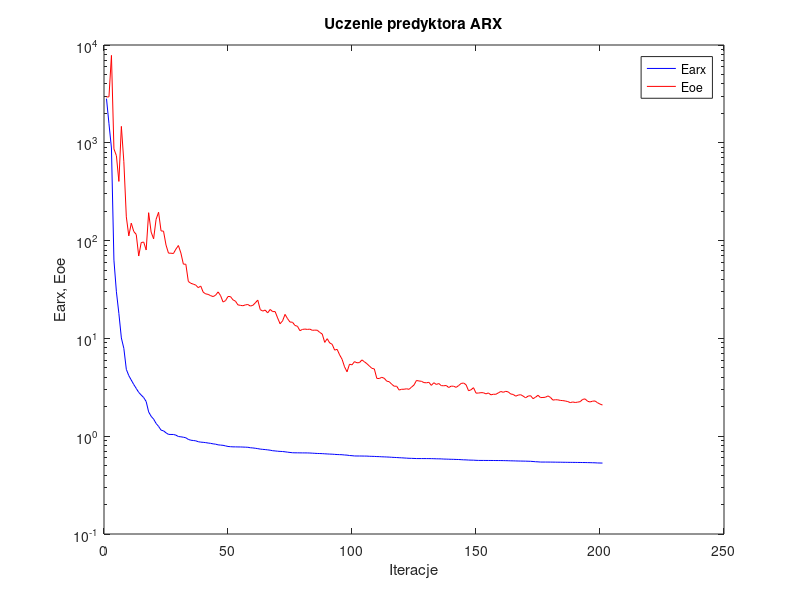
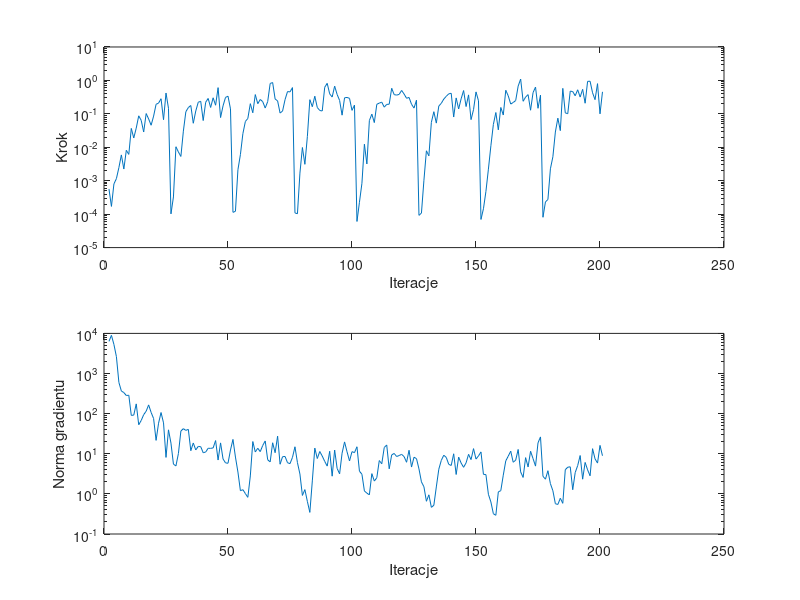

Write the MATLAB code that produced these figures, in order.
%uczenie predyktora arx
clear all;
n=0; farx(n+1)=2.828062e+003; foe(n+1)=2.939435e+003; wspucz(n+1)=0.000000e+000; ng(n+1)=0.000000e+000;
%odnowa zmiennej metryki
n=1; farx(n+1)=1.567701e+003; foe(n+1)=2.952680e+003; krok(n+1)=5.643799e-004; ng(n+1)=6.329611e+003;
n=2; farx(n+1)=8.850509e+002; foe(n+1)=7.830975e+003; krok(n+1)=1.705607e-004; ng(n+1)=8.946347e+003;
n=3; farx(n+1)=6.313217e+001; foe(n+1)=8.672068e+002; krok(n+1)=8.031637e-004; ng(n+1)=5.293663e+003;
n=4; farx(n+1)=2.997120e+001; foe(n+1)=7.381276e+002; krok(n+1)=1.155113e-003; ng(n+1)=2.638344e+003;
n=5; farx(n+1)=1.795436e+001; foe(n+1)=4.030336e+002; krok(n+1)=2.464960e-003; ng(n+1)=6.001754e+002;
n=6; farx(n+1)=1.010795e+001; foe(n+1)=1.471769e+003; krok(n+1)=5.915258e-003; ng(n+1)=3.662852e+002;
n=7; farx(n+1)=7.904944e+000; foe(n+1)=6.402805e+002; krok(n+1)=2.239224e-003; ng(n+1)=3.351631e+002;
n=8; farx(n+1)=4.827180e+000; foe(n+1)=1.748628e+002; krok(n+1)=8.130648e-003; ng(n+1)=2.827650e+002;
n=9; farx(n+1)=4.161605e+000; foe(n+1)=1.117164e+002; krok(n+1)=6.130766e-003; ng(n+1)=2.876675e+002;
n=10; farx(n+1)=3.748563e+000; foe(n+1)=1.508160e+002; krok(n+1)=3.670029e-002; ng(n+1)=9.045751e+001;
n=11; farx(n+1)=3.376406e+000; foe(n+1)=1.239602e+002; krok(n+1)=1.900448e-002; ng(n+1)=9.187122e+001;
n=12; farx(n+1)=3.079764e+000; foe(n+1)=1.155908e+002; krok(n+1)=3.754388e-002; ng(n+1)=1.750018e+002;
n=13; farx(n+1)=2.804626e+000; foe(n+1)=6.954641e+001; krok(n+1)=8.732707e-002; ng(n+1)=5.286245e+001;
n=14; farx(n+1)=2.635881e+000; foe(n+1)=9.549340e+001; krok(n+1)=6.392790e-002; ng(n+1)=6.756884e+001;
n=15; farx(n+1)=2.484108e+000; foe(n+1)=9.670378e+001; krok(n+1)=2.868906e-002; ng(n+1)=9.422215e+001;
n=16; farx(n+1)=2.263371e+000; foe(n+1)=8.015891e+001; krok(n+1)=1.020821e-001; ng(n+1)=1.149501e+002;
n=17; farx(n+1)=1.772482e+000; foe(n+1)=1.929186e+002; krok(n+1)=7.039776e-002; ng(n+1)=1.651608e+002;
n=18; farx(n+1)=1.597332e+000; foe(n+1)=1.223885e+002; krok(n+1)=4.568872e-002; ng(n+1)=1.072797e+002;
n=19; farx(n+1)=1.496364e+000; foe(n+1)=1.043319e+002; krok(n+1)=8.554146e-002; ng(n+1)=7.541346e+001;
n=20; farx(n+1)=1.350527e+000; foe(n+1)=1.649598e+002; krok(n+1)=1.933624e-001; ng(n+1)=2.155841e+001;
n=21; farx(n+1)=1.259571e+000; foe(n+1)=1.949274e+002; krok(n+1)=2.094296e-001; ng(n+1)=5.779791e+001;
n=22; farx(n+1)=1.154596e+000; foe(n+1)=1.257668e+002; krok(n+1)=2.833785e-001; ng(n+1)=1.066346e+002;
n=23; farx(n+1)=1.134067e+000; foe(n+1)=1.248850e+002; krok(n+1)=6.680629e-002; ng(n+1)=5.883486e+001;
n=24; farx(n+1)=1.083501e+000; foe(n+1)=9.016951e+001; krok(n+1)=4.195659e-001; ng(n+1)=8.113442e+000;
n=25; farx(n+1)=1.043705e+000; foe(n+1)=7.443701e+001; krok(n+1)=1.467726e-001; ng(n+1)=3.947091e+001;
%odnowa zmiennej metryki
n=26; farx(n+1)=1.041755e+000; foe(n+1)=7.432456e+001; krok(n+1)=1.020120e-004; ng(n+1)=1.840185e+001;
n=27; farx(n+1)=1.041252e+000; foe(n+1)=7.380750e+001; krok(n+1)=3.270787e-004; ng(n+1)=5.515975e+000;
n=28; farx(n+1)=1.025010e+000; foe(n+1)=8.190020e+001; krok(n+1)=1.038090e-002; ng(n+1)=4.971291e+000;
n=29; farx(n+1)=9.926560e-001; foe(n+1)=8.905800e+001; krok(n+1)=7.242402e-003; ng(n+1)=1.011035e+001;
n=30; farx(n+1)=9.858226e-001; foe(n+1)=7.466203e+001; krok(n+1)=5.320104e-003; ng(n+1)=3.692778e+001;
n=31; farx(n+1)=9.764688e-001; foe(n+1)=5.746157e+001; krok(n+1)=3.039725e-002; ng(n+1)=4.218721e+001;
n=32; farx(n+1)=9.634544e-001; foe(n+1)=5.734420e+001; krok(n+1)=1.158784e-001; ng(n+1)=3.826824e+001;
n=33; farx(n+1)=9.272496e-001; foe(n+1)=3.823917e+001; krok(n+1)=1.540084e-001; ng(n+1)=4.060421e+001;
n=34; farx(n+1)=9.099301e-001; foe(n+1)=3.661644e+001; krok(n+1)=1.778431e-001; ng(n+1)=1.191571e+001;
n=35; farx(n+1)=9.036187e-001; foe(n+1)=3.588757e+001; krok(n+1)=5.234463e-002; ng(n+1)=1.857693e+001;
n=36; farx(n+1)=8.970207e-001; foe(n+1)=3.506592e+001; krok(n+1)=1.215719e-001; ng(n+1)=1.245721e+001;
n=37; farx(n+1)=8.780305e-001; foe(n+1)=3.303649e+001; krok(n+1)=2.224108e-001; ng(n+1)=1.523345e+001;
n=38; farx(n+1)=8.697506e-001; foe(n+1)=3.430392e+001; krok(n+1)=2.370960e-001; ng(n+1)=1.500354e+001;
n=39; farx(n+1)=8.655006e-001; foe(n+1)=2.968242e+001; krok(n+1)=6.306675e-002; ng(n+1)=1.060216e+001;
n=40; farx(n+1)=8.598334e-001; foe(n+1)=2.853314e+001; krok(n+1)=2.223238e-001; ng(n+1)=1.104381e+001;
n=41; farx(n+1)=8.515018e-001; foe(n+1)=2.818959e+001; krok(n+1)=2.889625e-001; ng(n+1)=1.372193e+001;
n=42; farx(n+1)=8.451254e-001; foe(n+1)=2.735351e+001; krok(n+1)=1.551821e-001; ng(n+1)=1.361867e+001;
n=43; farx(n+1)=8.351001e-001; foe(n+1)=2.677695e+001; krok(n+1)=3.023171e-001; ng(n+1)=1.398419e+001;
n=44; farx(n+1)=8.289133e-001; foe(n+1)=2.763726e+001; krok(n+1)=1.812098e-001; ng(n+1)=2.133477e+001;
n=45; farx(n+1)=8.159647e-001; foe(n+1)=2.986955e+001; krok(n+1)=6.083508e-001; ng(n+1)=6.979894e+000;
n=46; farx(n+1)=8.111533e-001; foe(n+1)=2.740347e+001; krok(n+1)=7.746905e-002; ng(n+1)=1.865164e+001;
n=47; farx(n+1)=8.066203e-001; foe(n+1)=2.355381e+001; krok(n+1)=1.738735e-001; ng(n+1)=7.413644e+000;
n=48; farx(n+1)=7.960271e-001; foe(n+1)=2.433070e+001; krok(n+1)=3.106282e-001; ng(n+1)=5.921593e+000;
n=49; farx(n+1)=7.853993e-001; foe(n+1)=2.682959e+001; krok(n+1)=3.372291e-001; ng(n+1)=5.797985e+000;
n=50; farx(n+1)=7.812277e-001; foe(n+1)=2.675672e+001; krok(n+1)=1.407955e-001; ng(n+1)=1.240813e+001;
%odnowa zmiennej metryki
n=51; farx(n+1)=7.782741e-001; foe(n+1)=2.479881e+001; krok(n+1)=1.133097e-004; ng(n+1)=2.276551e+001;
n=52; farx(n+1)=7.779028e-001; foe(n+1)=2.404375e+001; krok(n+1)=1.219597e-004; ng(n+1)=8.273065e+000;
n=53; farx(n+1)=7.766654e-001; foe(n+1)=2.201341e+001; krok(n+1)=2.129131e-003; ng(n+1)=3.502634e+000;
n=54; farx(n+1)=7.762999e-001; foe(n+1)=2.177647e+001; krok(n+1)=6.035177e-003; ng(n+1)=1.199747e+000;
n=55; farx(n+1)=7.744203e-001; foe(n+1)=2.157304e+001; krok(n+1)=2.556569e-002; ng(n+1)=1.273076e+000;
n=56; farx(n+1)=7.725218e-001; foe(n+1)=2.200662e+001; krok(n+1)=5.908701e-002; ng(n+1)=1.017883e+000;
n=57; farx(n+1)=7.705301e-001; foe(n+1)=2.221128e+001; krok(n+1)=7.302728e-002; ng(n+1)=8.204372e-001;
n=58; farx(n+1)=7.621599e-001; foe(n+1)=2.141933e+001; krok(n+1)=2.016994e-001; ng(n+1)=2.800531e+000;
n=59; farx(n+1)=7.587299e-001; foe(n+1)=2.175525e+001; krok(n+1)=1.077557e-001; ng(n+1)=2.015743e+001;
n=60; farx(n+1)=7.529142e-001; foe(n+1)=2.308491e+001; krok(n+1)=3.772555e-001; ng(n+1)=1.110804e+001;
n=61; farx(n+1)=7.461671e-001; foe(n+1)=2.464237e+001; krok(n+1)=2.010759e-001; ng(n+1)=1.371076e+001;
n=62; farx(n+1)=7.383854e-001; foe(n+1)=1.970810e+001; krok(n+1)=2.693058e-001; ng(n+1)=1.130973e+001;
n=63; farx(n+1)=7.336289e-001; foe(n+1)=1.902300e+001; krok(n+1)=2.320583e-001; ng(n+1)=1.608385e+001;
n=64; farx(n+1)=7.298513e-001; foe(n+1)=1.949649e+001; krok(n+1)=1.494116e-001; ng(n+1)=2.086902e+001;
n=65; farx(n+1)=7.249674e-001; foe(n+1)=1.821650e+001; krok(n+1)=2.317569e-001; ng(n+1)=7.080470e+000;
n=66; farx(n+1)=7.192945e-001; foe(n+1)=1.977840e+001; krok(n+1)=8.094987e-001; ng(n+1)=6.270107e+000;
n=67; farx(n+1)=7.107419e-001; foe(n+1)=1.879513e+001; krok(n+1)=8.635342e-001; ng(n+1)=1.879179e+001;
n=68; farx(n+1)=7.072711e-001; foe(n+1)=1.881031e+001; krok(n+1)=2.785378e-001; ng(n+1)=1.062181e+001;
n=69; farx(n+1)=7.021871e-001; foe(n+1)=1.620146e+001; krok(n+1)=2.440422e-001; ng(n+1)=2.742305e+001;
n=70; farx(n+1)=6.992455e-001; foe(n+1)=1.411738e+001; krok(n+1)=1.057221e-001; ng(n+1)=5.481117e+000;
n=71; farx(n+1)=6.973106e-001; foe(n+1)=1.510485e+001; krok(n+1)=1.212885e-001; ng(n+1)=8.446702e+000;
n=72; farx(n+1)=6.927430e-001; foe(n+1)=1.760456e+001; krok(n+1)=2.663792e-001; ng(n+1)=8.569755e+000;
n=73; farx(n+1)=6.868770e-001; foe(n+1)=1.592850e+001; krok(n+1)=4.641165e-001; ng(n+1)=5.979920e+000;
n=74; farx(n+1)=6.821641e-001; foe(n+1)=1.469756e+001; krok(n+1)=4.536385e-001; ng(n+1)=5.671054e+000;
n=75; farx(n+1)=6.776239e-001; foe(n+1)=1.464057e+001; krok(n+1)=6.101385e-001; ng(n+1)=8.132718e+000;
%odnowa zmiennej metryki
n=76; farx(n+1)=6.764193e-001; foe(n+1)=1.356240e+001; krok(n+1)=1.089132e-004; ng(n+1)=1.492683e+001;
n=77; farx(n+1)=6.762483e-001; foe(n+1)=1.331144e+001; krok(n+1)=1.028627e-004; ng(n+1)=6.012927e+000;
n=78; farx(n+1)=6.755377e-001; foe(n+1)=1.198861e+001; krok(n+1)=1.686590e-003; ng(n+1)=3.119057e+000;
n=79; farx(n+1)=6.751192e-001; foe(n+1)=1.235163e+001; krok(n+1)=9.852969e-003; ng(n+1)=9.143690e-001;
n=80; farx(n+1)=6.748797e-001; foe(n+1)=1.246078e+001; krok(n+1)=3.096691e-003; ng(n+1)=1.278200e+000;
n=81; farx(n+1)=6.745019e-001; foe(n+1)=1.235973e+001; krok(n+1)=2.085765e-002; ng(n+1)=6.499929e-001;
n=82; farx(n+1)=6.731438e-001; foe(n+1)=1.244146e+001; krok(n+1)=2.656312e-001; ng(n+1)=3.457281e-001;
n=83; farx(n+1)=6.707358e-001; foe(n+1)=1.209998e+001; krok(n+1)=1.634459e-001; ng(n+1)=2.110240e+000;
n=84; farx(n+1)=6.683545e-001; foe(n+1)=1.215320e+001; krok(n+1)=3.372291e-001; ng(n+1)=1.385009e+001;
n=85; farx(n+1)=6.660769e-001; foe(n+1)=1.212023e+001; krok(n+1)=1.553141e-001; ng(n+1)=7.603680e+000;
n=86; farx(n+1)=6.650628e-001; foe(n+1)=1.151668e+001; krok(n+1)=1.261335e-001; ng(n+1)=1.138203e+001;
n=87; farx(n+1)=6.634700e-001; foe(n+1)=1.108317e+001; krok(n+1)=1.220399e-001; ng(n+1)=8.764529e+000;
n=88; farx(n+1)=6.608435e-001; foe(n+1)=9.105365e+000; krok(n+1)=6.236064e-001; ng(n+1)=6.450328e+000;
n=89; farx(n+1)=6.586221e-001; foe(n+1)=9.932605e+000; krok(n+1)=8.179879e-001; ng(n+1)=4.921116e+000;
n=90; farx(n+1)=6.564008e-001; foe(n+1)=8.987587e+000; krok(n+1)=3.963116e-001; ng(n+1)=1.152591e+001;
n=91; farx(n+1)=6.549984e-001; foe(n+1)=8.709554e+000; krok(n+1)=3.183983e-001; ng(n+1)=2.761218e+000;
n=92; farx(n+1)=6.520669e-001; foe(n+1)=7.590164e+000; krok(n+1)=6.744582e-001; ng(n+1)=1.239274e+001;
n=93; farx(n+1)=6.494568e-001; foe(n+1)=7.731442e+000; krok(n+1)=3.805404e-001; ng(n+1)=4.305992e+000;
n=94; farx(n+1)=6.480231e-001; foe(n+1)=6.793731e+000; krok(n+1)=2.522670e-001; ng(n+1)=3.159626e+000;
n=95; farx(n+1)=6.466895e-001; foe(n+1)=6.114865e+000; krok(n+1)=9.137743e-002; ng(n+1)=1.034526e+001;
n=96; farx(n+1)=6.426256e-001; foe(n+1)=5.117651e+000; krok(n+1)=3.019693e-001; ng(n+1)=1.974023e+001;
n=97; farx(n+1)=6.404694e-001; foe(n+1)=4.554672e+000; krok(n+1)=3.098659e-001; ng(n+1)=1.120131e+001;
n=98; farx(n+1)=6.346732e-001; foe(n+1)=5.448813e+000; krok(n+1)=2.906512e-001; ng(n+1)=6.603530e+000;
n=99; farx(n+1)=6.322187e-001; foe(n+1)=5.367380e+000; krok(n+1)=1.271551e-001; ng(n+1)=1.129435e+001;
n=100; farx(n+1)=6.281495e-001; foe(n+1)=5.787305e+000; krok(n+1)=1.827549e-001; ng(n+1)=1.066550e+001;
%odnowa zmiennej metryki
n=101; farx(n+1)=6.275533e-001; foe(n+1)=5.632172e+000; krok(n+1)=6.047525e-005; ng(n+1)=1.494166e+001;
n=102; farx(n+1)=6.274370e-001; foe(n+1)=5.653264e+000; krok(n+1)=2.266194e-004; ng(n+1)=3.683230e+000;
n=103; farx(n+1)=6.270427e-001; foe(n+1)=6.029480e+000; krok(n+1)=8.375096e-004; ng(n+1)=3.086335e+000;
n=104; farx(n+1)=6.263038e-001; foe(n+1)=5.765440e+000; krok(n+1)=1.238474e-002; ng(n+1)=1.184283e+000;
n=105; farx(n+1)=6.261130e-001; foe(n+1)=5.515392e+000; krok(n+1)=3.174920e-003; ng(n+1)=1.043285e+000;
n=106; farx(n+1)=6.235215e-001; foe(n+1)=5.220376e+000; krok(n+1)=6.287977e-002; ng(n+1)=9.467137e-001;
n=107; farx(n+1)=6.224130e-001; foe(n+1)=4.947883e+000; krok(n+1)=9.809225e-002; ng(n+1)=3.196450e+000;
n=108; farx(n+1)=6.214569e-001; foe(n+1)=4.875135e+000; krok(n+1)=5.483245e-002; ng(n+1)=2.086055e+000;
n=109; farx(n+1)=6.191861e-001; foe(n+1)=3.900870e+000; krok(n+1)=1.934788e-001; ng(n+1)=2.521677e+000;
n=110; farx(n+1)=6.182883e-001; foe(n+1)=3.886116e+000; krok(n+1)=2.093785e-001; ng(n+1)=6.777668e+000;
n=111; farx(n+1)=6.158067e-001; foe(n+1)=4.002256e+000; krok(n+1)=2.239477e-001; ng(n+1)=5.629303e+000;
n=112; farx(n+1)=6.147337e-001; foe(n+1)=3.910809e+000; krok(n+1)=1.587379e-001; ng(n+1)=1.432532e+001;
n=113; farx(n+1)=6.130410e-001; foe(n+1)=3.656024e+000; krok(n+1)=1.919189e-001; ng(n+1)=1.655020e+001;
n=114; farx(n+1)=6.113702e-001; foe(n+1)=3.608090e+000; krok(n+1)=1.942977e-001; ng(n+1)=4.218854e+000;
n=115; farx(n+1)=6.088483e-001; foe(n+1)=3.403459e+000; krok(n+1)=5.819545e-001; ng(n+1)=9.356480e+000;
n=116; farx(n+1)=6.068233e-001; foe(n+1)=3.243064e+000; krok(n+1)=3.762824e-001; ng(n+1)=1.018766e+001;
n=117; farx(n+1)=6.051139e-001; foe(n+1)=3.246516e+000; krok(n+1)=3.636509e-001; ng(n+1)=8.536880e+000;
n=118; farx(n+1)=6.027617e-001; foe(n+1)=2.963814e+000; krok(n+1)=3.819429e-001; ng(n+1)=9.027230e+000;
n=119; farx(n+1)=6.011276e-001; foe(n+1)=3.019204e+000; krok(n+1)=5.014424e-001; ng(n+1)=9.664021e+000;
n=120; farx(n+1)=5.989423e-001; foe(n+1)=3.020462e+000; krok(n+1)=3.923690e-001; ng(n+1)=8.498963e+000;
n=121; farx(n+1)=5.966784e-001; foe(n+1)=3.054356e+000; krok(n+1)=2.921091e-001; ng(n+1)=6.142829e+000;
n=122; farx(n+1)=5.945829e-001; foe(n+1)=3.016188e+000; krok(n+1)=3.098659e-001; ng(n+1)=1.221933e+001;
n=123; farx(n+1)=5.937056e-001; foe(n+1)=3.175338e+000; krok(n+1)=1.937164e-001; ng(n+1)=4.665257e+000;
n=124; farx(n+1)=5.924433e-001; foe(n+1)=3.340669e+000; krok(n+1)=1.490721e-001; ng(n+1)=8.190960e+000;
n=125; farx(n+1)=5.907414e-001; foe(n+1)=3.714292e+000; krok(n+1)=2.567403e-001; ng(n+1)=7.573631e+000;
%odnowa zmiennej metryki
n=126; farx(n+1)=5.906395e-001; foe(n+1)=3.670185e+000; krok(n+1)=9.210340e-005; ng(n+1)=4.198647e+000;
n=127; farx(n+1)=5.906205e-001; foe(n+1)=3.642189e+000; krok(n+1)=1.078966e-004; ng(n+1)=1.991565e+000;
n=128; farx(n+1)=5.905260e-001; foe(n+1)=3.532517e+000; krok(n+1)=1.031567e-003; ng(n+1)=1.505266e+000;
n=129; farx(n+1)=5.904034e-001; foe(n+1)=3.516438e+000; krok(n+1)=7.859971e-003; ng(n+1)=6.543398e-001;
n=130; farx(n+1)=5.901757e-001; foe(n+1)=3.554045e+000; krok(n+1)=5.548179e-003; ng(n+1)=9.476363e-001;
n=131; farx(n+1)=5.896898e-001; foe(n+1)=3.310299e+000; krok(n+1)=5.565015e-002; ng(n+1)=4.620260e-001;
n=132; farx(n+1)=5.888262e-001; foe(n+1)=3.521062e+000; krok(n+1)=1.160291e-001; ng(n+1)=5.203281e-001;
n=133; farx(n+1)=5.874186e-001; foe(n+1)=3.382875e+000; krok(n+1)=5.285294e-002; ng(n+1)=1.490095e+000;
n=134; farx(n+1)=5.869764e-001; foe(n+1)=3.455684e+000; krok(n+1)=1.713887e-001; ng(n+1)=4.117573e+000;
n=135; farx(n+1)=5.860984e-001; foe(n+1)=3.289455e+000; krok(n+1)=2.064051e-001; ng(n+1)=6.817308e+000;
n=136; farx(n+1)=5.838650e-001; foe(n+1)=3.278557e+000; krok(n+1)=2.762929e-001; ng(n+1)=9.194878e+000;
n=137; farx(n+1)=5.830245e-001; foe(n+1)=3.299544e+000; krok(n+1)=3.337297e-001; ng(n+1)=8.125761e+000;
n=138; farx(n+1)=5.819000e-001; foe(n+1)=3.146671e+000; krok(n+1)=3.963116e-001; ng(n+1)=5.464666e+000;
n=139; farx(n+1)=5.806285e-001; foe(n+1)=3.252546e+000; krok(n+1)=4.128102e-001; ng(n+1)=5.104255e+000;
n=140; farx(n+1)=5.799913e-001; foe(n+1)=3.241846e+000; krok(n+1)=8.035594e-002; ng(n+1)=9.983168e+000;
n=141; farx(n+1)=5.784167e-001; foe(n+1)=3.158597e+000; krok(n+1)=2.997685e-001; ng(n+1)=3.044280e+000;
n=142; farx(n+1)=5.776962e-001; foe(n+1)=3.294823e+000; krok(n+1)=1.400181e-001; ng(n+1)=8.252153e+000;
n=143; farx(n+1)=5.755727e-001; foe(n+1)=3.461596e+000; krok(n+1)=2.818076e-001; ng(n+1)=5.867074e+000;
n=144; farx(n+1)=5.734318e-001; foe(n+1)=3.497974e+000; krok(n+1)=4.979739e-001; ng(n+1)=4.597193e+000;
n=145; farx(n+1)=5.726532e-001; foe(n+1)=3.355289e+000; krok(n+1)=1.653712e-001; ng(n+1)=5.938937e+000;
n=146; farx(n+1)=5.703103e-001; foe(n+1)=2.915010e+000; krok(n+1)=3.691454e-001; ng(n+1)=9.678887e+000;
n=147; farx(n+1)=5.694246e-001; foe(n+1)=2.984025e+000; krok(n+1)=6.721749e-002; ng(n+1)=7.149364e+000;
n=148; farx(n+1)=5.686319e-001; foe(n+1)=3.133901e+000; krok(n+1)=1.335885e-001; ng(n+1)=1.342274e+001;
n=149; farx(n+1)=5.666808e-001; foe(n+1)=2.757987e+000; krok(n+1)=4.536903e-001; ng(n+1)=7.379920e+000;
n=150; farx(n+1)=5.655664e-001; foe(n+1)=2.762036e+000; krok(n+1)=2.465387e-001; ng(n+1)=8.819818e+000;
%odnowa zmiennej metryki
n=151; farx(n+1)=5.652269e-001; foe(n+1)=2.788123e+000; krok(n+1)=6.952670e-005; ng(n+1)=1.111610e+001;
n=152; farx(n+1)=5.651605e-001; foe(n+1)=2.781709e+000; krok(n+1)=1.451493e-004; ng(n+1)=3.070426e+000;
n=153; farx(n+1)=5.649295e-001; foe(n+1)=2.708367e+000; krok(n+1)=4.795028e-004; ng(n+1)=3.023908e+000;
n=154; farx(n+1)=5.648417e-001; foe(n+1)=2.768058e+000; krok(n+1)=2.218843e-003; ng(n+1)=9.770199e-001;
n=155; farx(n+1)=5.646288e-001; foe(n+1)=2.648356e+000; krok(n+1)=1.111520e-002; ng(n+1)=6.298177e-001;
n=156; farx(n+1)=5.643932e-001; foe(n+1)=2.685335e+000; krok(n+1)=4.818488e-002; ng(n+1)=3.207413e-001;
n=157; farx(n+1)=5.640087e-001; foe(n+1)=2.682708e+000; krok(n+1)=1.096481e-001; ng(n+1)=2.925231e-001;
n=158; farx(n+1)=5.639068e-001; foe(n+1)=2.772718e+000; krok(n+1)=3.329590e-002; ng(n+1)=1.121036e+000;
n=159; farx(n+1)=5.635566e-001; foe(n+1)=2.865458e+000; krok(n+1)=1.553141e-001; ng(n+1)=1.205464e+000;
n=160; farx(n+1)=5.630070e-001; foe(n+1)=2.812260e+000; krok(n+1)=9.228634e-002; ng(n+1)=2.930888e+000;
n=161; farx(n+1)=5.622378e-001; foe(n+1)=2.876338e+000; krok(n+1)=5.076342e-001; ng(n+1)=6.643870e+000;
n=162; farx(n+1)=5.613576e-001; foe(n+1)=2.836460e+000; krok(n+1)=3.457398e-001; ng(n+1)=8.713876e+000;
n=163; farx(n+1)=5.602452e-001; foe(n+1)=2.702022e+000; krok(n+1)=1.961845e-001; ng(n+1)=1.160992e+001;
n=164; farx(n+1)=5.596671e-001; foe(n+1)=2.672928e+000; krok(n+1)=2.188247e-001; ng(n+1)=6.145844e+000;
n=165; farx(n+1)=5.586432e-001; foe(n+1)=2.567112e+000; krok(n+1)=2.502888e-001; ng(n+1)=6.922468e+000;
n=166; farx(n+1)=5.576851e-001; foe(n+1)=2.631405e+000; krok(n+1)=6.761661e-001; ng(n+1)=1.280543e+001;
n=167; farx(n+1)=5.570294e-001; foe(n+1)=2.657307e+000; krok(n+1)=1.096368e+000; ng(n+1)=3.534045e+000;
n=168; farx(n+1)=5.563860e-001; foe(n+1)=2.572086e+000; krok(n+1)=2.378132e-001; ng(n+1)=2.569890e+000;
n=169; farx(n+1)=5.558049e-001; foe(n+1)=2.469793e+000; krok(n+1)=3.172699e-001; ng(n+1)=8.005764e+000;
n=170; farx(n+1)=5.547182e-001; foe(n+1)=2.569559e+000; krok(n+1)=3.762637e-001; ng(n+1)=4.693203e+000;
n=171; farx(n+1)=5.537625e-001; foe(n+1)=2.595683e+000; krok(n+1)=1.284644e-001; ng(n+1)=1.154000e+001;
n=172; farx(n+1)=5.513300e-001; foe(n+1)=2.420849e+000; krok(n+1)=4.310227e-001; ng(n+1)=7.578046e+000;
n=173; farx(n+1)=5.483698e-001; foe(n+1)=2.504235e+000; krok(n+1)=6.321212e-001; ng(n+1)=4.922688e+000;
n=174; farx(n+1)=5.468911e-001; foe(n+1)=2.621196e+000; krok(n+1)=1.467726e-001; ng(n+1)=1.871174e+001;
n=175; farx(n+1)=5.441270e-001; foe(n+1)=2.481169e+000; krok(n+1)=3.619199e-001; ng(n+1)=2.629322e+001;
%odnowa zmiennej metryki
n=176; farx(n+1)=5.440990e-001; foe(n+1)=2.488735e+000; krok(n+1)=8.074766e-005; ng(n+1)=2.747098e+000;
n=177; farx(n+1)=5.440470e-001; foe(n+1)=2.502211e+000; krok(n+1)=2.322394e-004; ng(n+1)=2.322509e+000;
n=178; farx(n+1)=5.438729e-001; foe(n+1)=2.582740e+000; krok(n+1)=2.752027e-004; ng(n+1)=3.780567e+000;
n=179; farx(n+1)=5.435921e-001; foe(n+1)=2.496460e+000; krok(n+1)=2.273260e-003; ng(n+1)=1.799611e+000;
n=180; farx(n+1)=5.432070e-001; foe(n+1)=2.340204e+000; krok(n+1)=5.207429e-003; ng(n+1)=1.197682e+000;
n=181; farx(n+1)=5.428090e-001; foe(n+1)=2.360515e+000; krok(n+1)=2.861011e-002; ng(n+1)=5.689258e-001;
n=182; farx(n+1)=5.422113e-001; foe(n+1)=2.353291e+000; krok(n+1)=7.431643e-002; ng(n+1)=5.445358e-001;
n=183; farx(n+1)=5.421632e-001; foe(n+1)=2.323369e+000; krok(n+1)=3.153338e-002; ng(n+1)=7.782286e-001;
n=184; farx(n+1)=5.413251e-001; foe(n+1)=2.311777e+000; krok(n+1)=5.786742e-001; ng(n+1)=5.814776e-001;
n=185; farx(n+1)=5.411089e-001; foe(n+1)=2.291333e+000; krok(n+1)=1.068981e-001; ng(n+1)=4.007757e+000;
n=186; farx(n+1)=5.404946e-001; foe(n+1)=2.260279e+000; krok(n+1)=1.011122e-001; ng(n+1)=4.622471e+000;
n=187; farx(n+1)=5.401861e-001; foe(n+1)=2.206100e+000; krok(n+1)=4.788369e-001; ng(n+1)=4.730110e+000;
n=188; farx(n+1)=5.398647e-001; foe(n+1)=2.238330e+000; krok(n+1)=4.641165e-001; ng(n+1)=1.269590e+000;
n=189; farx(n+1)=5.395519e-001; foe(n+1)=2.212071e+000; krok(n+1)=3.477470e-001; ng(n+1)=3.399173e+000;
n=190; farx(n+1)=5.390052e-001; foe(n+1)=2.230415e+000; krok(n+1)=5.249576e-001; ng(n+1)=5.082537e+000;
n=191; farx(n+1)=5.386619e-001; foe(n+1)=2.255492e+000; krok(n+1)=3.180725e-001; ng(n+1)=9.036761e+000;
n=192; farx(n+1)=5.381040e-001; foe(n+1)=2.378682e+000; krok(n+1)=5.421555e-001; ng(n+1)=2.323568e+000;
n=193; farx(n+1)=5.378533e-001; foe(n+1)=2.405877e+000; krok(n+1)=2.079006e-001; ng(n+1)=6.079349e+000;
n=194; farx(n+1)=5.370969e-001; foe(n+1)=2.276946e+000; krok(n+1)=9.372047e-001; ng(n+1)=3.970366e+000;
n=195; farx(n+1)=5.364216e-001; foe(n+1)=2.238411e+000; krok(n+1)=9.453922e-001; ng(n+1)=2.823418e+000;
n=196; farx(n+1)=5.354626e-001; foe(n+1)=2.282004e+000; krok(n+1)=4.268310e-001; ng(n+1)=1.338838e+001;
n=197; farx(n+1)=5.346970e-001; foe(n+1)=2.291649e+000; krok(n+1)=2.658374e-001; ng(n+1)=7.462370e+000;
n=198; farx(n+1)=5.326368e-001; foe(n+1)=2.198963e+000; krok(n+1)=8.008859e-001; ng(n+1)=5.861627e+000;
n=199; farx(n+1)=5.320023e-001; foe(n+1)=2.130551e+000; krok(n+1)=1.000852e-001; ng(n+1)=1.616345e+001;
n=200; farx(n+1)=5.312946e-001; foe(n+1)=2.084026e+000; krok(n+1)=4.556164e-001; ng(n+1)=8.923693e+000;

figure; semilogy(farx,'b'); hold on; semilogy(foe,'r'); xlabel('Iteracje'); ylabel('Earx, Eoe'); legend('Earx','Eoe'); title('Uczenie predyktora ARX');
figure; subplot(2,1,1); semilogy(krok); xlabel('Iteracje'); ylabel('Krok');
subplot(2,1,2); semilogy(ng); xlabel('Iteracje'); ylabel('Norma gradientu');
Earx=farx(n+1)
Eoe=foe(n+1)
